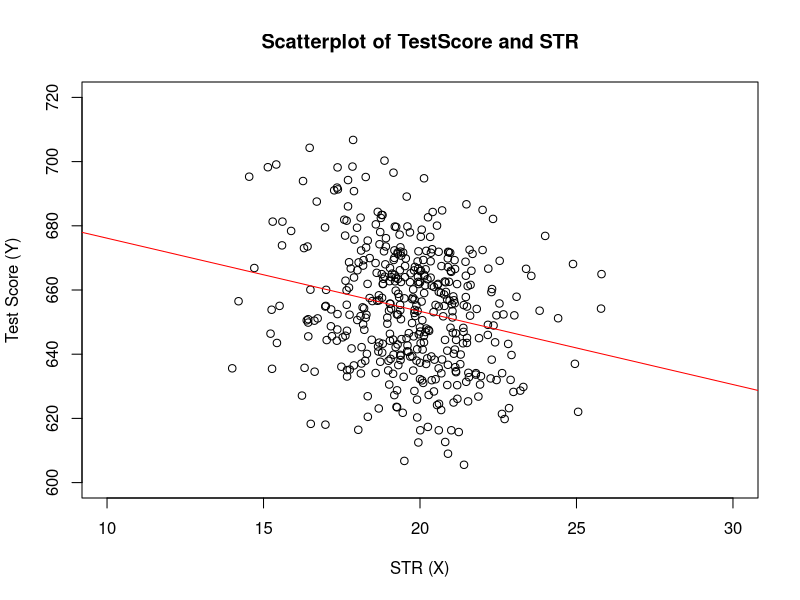

Reproduce this figure in R.
library(AER)
data(CASchools)
View(CASchools)
attach(CASchools)

CASchools$STR <- CASchools$students/CASchools$teachers 
CASchools$score <- (CASchools$read + CASchools$math)/2    

avg_STR <- mean(CASchools$STR) 
avg_score <- mean(CASchools$score)

sd_STR <- sd(CASchools$STR) 
sd_score <- sd(CASchools$score)

quantiles <- c(0.10, 0.25, 0.4, 0.5, 0.6, 0.75, 0.9)
quant_STR <- quantile(CASchools$STR, quantiles)
quant_score <- quantile(CASchools$score, quantiles)

print(paste('Quantile Scores:', quant_score))
DistributionSummary <- data.frame(Average = c(avg_STR, avg_score), 
                                  StandardDeviation = c(sd_STR, sd_score), 
                                  quantile = rbind(quant_STR, quant_score))

print('Distribution Summary:')
DistributionSummary

beta_1 <- sum((CASchools$STR - mean(CASchools$STR)) * (CASchools$score - mean(CASchools$score))) / sum((CASchools$STR - mean(CASchools$STR))^2)
beta_2 <- mean(CASchools$score) - beta_1 * mean(CASchools$STR)

print(paste('Beta 1 and Beta 2 values:', beta_1, beta_2))

linear_model <- lm(score ~ STR, data = CASchools)
print('Summary of Linear Model:')
summary(linear_model)

jpeg('Scatterplot of TestScore and STR.jpeg', width = 1280, height = 720)
plot(score ~ STR, 
     data = CASchools,
     main = "Scatterplot of TestScore and STR", 
     xlab = "STR (X)",
     ylab = "Test Score (Y)",
     xlim = c(10, 30),
     ylim = c(600, 720))
abline(linear_model, col = 'red') 
dev.off()
